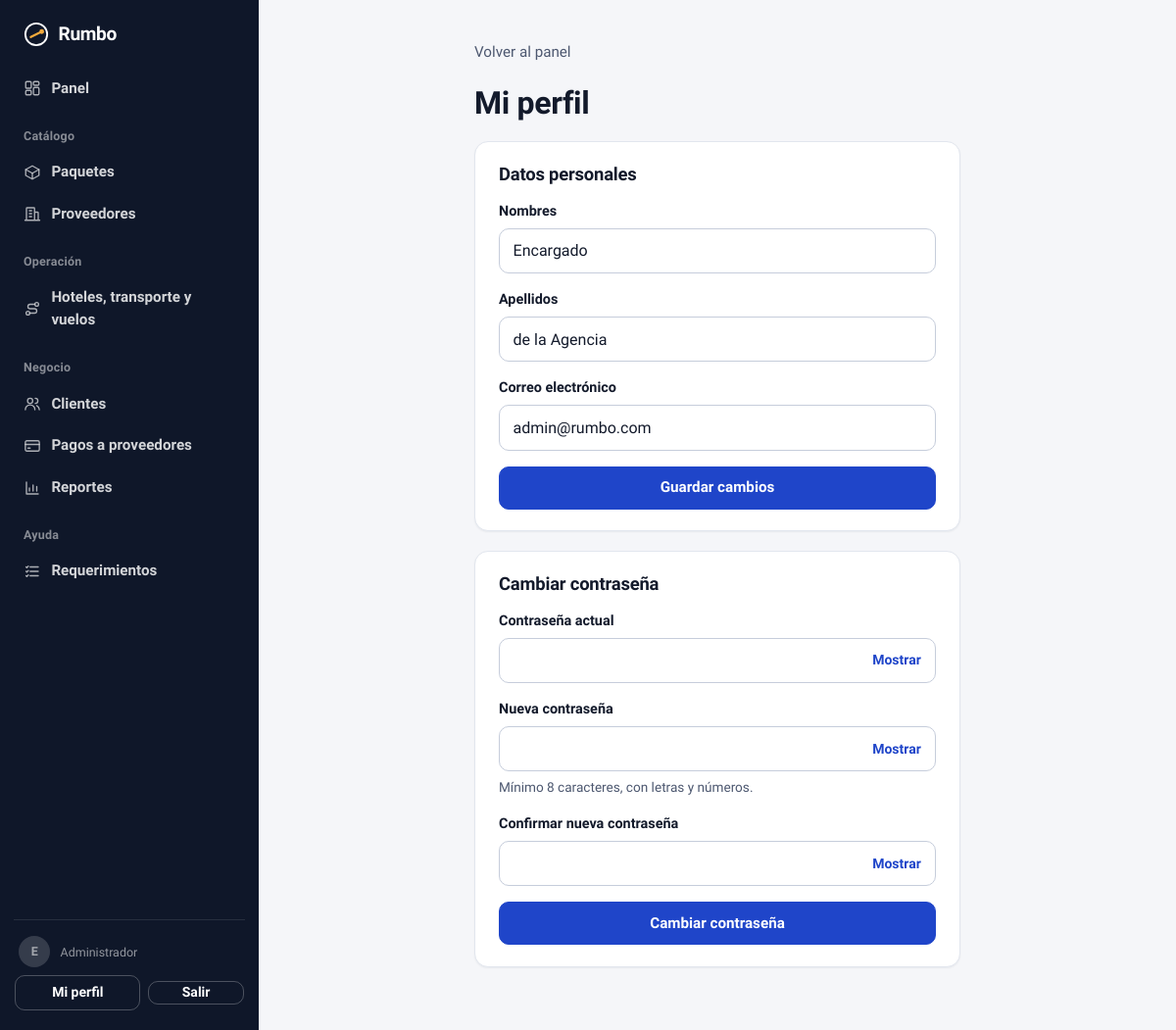
/administrador/perfil (signed in), run on the app's committed database.
### tables this page shows
CREATE TABLE usuarios (
                id            INTEGER PRIMARY KEY AUTOINCREMENT,
                nombres       TEXT NOT NULL,
                apellidos     TEXT NOT NULL,
                correo        TEXT NOT NULL UNIQUE,
                password_hash TEXT NOT NULL,
                rol           TEXT NOT NULL CHECK (rol IN ('cliente', 'administrador')),
                estado        TEXT NOT NULL DEFAULT 'activo',
                creado_en     TEXT NOT NULL DEFAULT CURRENT_TIMESTAMP
            );

### app.py (the view, shortened to what this page needs)
@app.route("/<rol>/perfil", methods=["GET", "POST"])
def perfil(rol):
    info = rol_valido(rol)
    if session.get("rol") != rol:
        flash("Inicia sesión para continuar.", "error")
        return redirect(url_for("acceso", rol=rol))
    db = get_db()
    usuario = db.execute("SELECT * FROM usuarios WHERE id = ?", (session["usuario_id"],)).fetchone()
    datos = {"nombres": usuario["nombres"], "apellidos": usuario["apellidos"], "correo": usuario["correo"]}
    errores = {}
    return render_template("perfil.html", rol=rol, r=info, datos=datos, errores=errores,
                           errores_pw={})

### app.py (called while the page is built)
def get_db():
    if "db" not in g:
        g.db = sqlite3.connect(DB_PATH)
        g.db.row_factory = sqlite3.Row
        g.db.create_function("sin_acentos", 1, sin_acentos)
    return g.db

@app.teardown_appcontext
def cerrar_db(_error=None):
    db = g.pop("db", None)
    if db is not None:
        db.close()

def token_csrf():
    if "csrf" not in session:
        session["csrf"] = secrets.token_hex(16)
    return session["csrf"]

@app.context_processor
def inyectar_notificaciones():
    if session.get("rol") == "cliente":
        fila = get_db().execute(
            "SELECT COUNT(*) AS n FROM notificaciones WHERE usuario_id = ? AND leida = 0",
            (session["usuario_id"],),
        ).fetchone()
        return {"notificaciones_sin_leer": fila["n"]}
    return {"notificaciones_sin_leer": 0}

@app.before_request
def proteger_formularios():
    if request.method == "POST":
        enviado = request.form.get("csrf_token", "").encode()
        esperado = session.get("csrf", "").encode()
        if not esperado or not hmac.compare_digest(enviado, esperado):
            abort(400)

def rol_valido(rol):
    if rol not in ROLES:
        abort(404)
    return ROLES[rol]

### templates/perfil.html (shortened to what this page needs)
{% extends "base.html" %}
{% from "_campos.html" import campo, campo_password %}
{% block rol %}{{ rol }}{% endblock %}
{% block cuerpo %}
{% if rol == 'cliente' %}
  {% include "_barra_cliente.html" %}
{% else %}
  {% include "_barra_admin.html" %}
{% endif %}
<main class="panel panel--angosto" id="contenido">
  <a class="volver" href="{{ url_for(r.panel) }}">Volver al panel</a>
  <h1>Mi perfil</h1>
  <section class="tarjeta">
    <h2>Datos personales</h2>
    <form method="post" novalidate>
      <div class="fila">
        {{ campo("nombres", "Nombres", valor=datos.nombres, error=errores.nombres, autocomplete="given-name") }}
        {{ campo("apellidos", "Apellidos", valor=datos.apellidos, error=errores.apellidos, autocomplete="family-name") }}
      </div>
      {{ campo("correo", "Correo electrónico", tipo="email", valor=datos.correo, error=errores.correo, autocomplete="email") }}
      <button class="boton" type="submit">Guardar cambios</button>
    </form>
  </section>
  <section class="tarjeta">
    <h2>Cambiar contraseña</h2>
    <form method="post" action="{{ url_for('cambiar_contrasena', rol=rol) }}" novalidate>
      {{ campo_password("actual", "Contraseña actual", error=errores_pw.actual, autocomplete="current-password") }}
      {{ campo_password("password", "Nueva contraseña", error=errores_pw.password, ayuda="Mínimo 8 caracteres, con letras y números.") }}
      {{ campo_password("confirmar", "Confirmar nueva contraseña", error=errores_pw.confirmar) }}
      <button class="boton" type="submit">Cambiar contraseña</button>
    </form>
  </section>
</main>
{% endblock %}

### templates/_campos.html (shortened to what this page needs)
{% macro campo(nombre, etiqueta, tipo="text", valor="", error="", autocomplete="off", ayuda="") %}
<div class="campo{% if error %} campo--error{% endif %}">
  <label for="{{ nombre }}">{{ etiqueta }}</label>
  <input id="{{ nombre }}" name="{{ nombre }}" type="{{ tipo }}" value="{{ valor }}"
         autocomplete="{{ autocomplete }}" required
         aria-describedby="{{ nombre }}-msg"{% if error %} aria-invalid="true"{% endif %}>
</div>
{% endmacro %}
{% macro campo_password(nombre, etiqueta, error="", autocomplete="new-password", ayuda="") %}
<div class="campo{% if error %} campo--error{% endif %}">
  <label for="{{ nombre }}">{{ etiqueta }}</label>
  <div class="campo__clave">
    <input id="{{ nombre }}" name="{{ nombre }}" type="password"
           autocomplete="{{ autocomplete }}" required
           aria-describedby="{{ nombre }}-msg"{% if error %} aria-invalid="true"{% endif %}>
    <button type="button" class="ver-clave" data-objetivo="{{ nombre }}" aria-pressed="false">Mostrar</button>
  </div>
  <p class="msg{% if error %} msg--error{% endif %}" id="{{ nombre }}-msg" aria-live="polite">{{ error or ayuda }}</p>
</div>
{% endmacro %}

### static/css/estilos.css (style rules this page uses)
:root { --tinta: #131a2b; --texto-suave: #4d5870; --papel: #f5f6f9; --blanco: #ffffff; --linea: #e2e6ee; --linea-fuerte: #c6cddb; --marca: #1f45c9; --marca-oscura: #17359b; --marca-tenue: #e9eefc; --lateral: #0f1729; --lateral-linea: rgba(255, 255, 255, .1); --sol: #f2a93b; --ok: #166a43; --ok-fondo: #e5f4ec; --aviso: #8a5200; --aviso-fondo: #fff3d9; --error: #b42318; --error-fondo: #fdecea; --radio: 10px; --radio-grande: 14px; --sombra: 0 1px 2px rgba(19, 26, 43, .06); --fuente: "Hanken Grotesk", "Segoe UI", system-ui, -apple-system, sans-serif; --ink: var(--tinta); --muted: var(--texto-suave); --line: var(--linea); --foam: var(--papel); --white: var(--blanco); --acento: var(--marca); --acento-oscuro: var(--marca-oscura); --panel: var(--lateral); --lagoon: var(--marca); --slate: var(--lateral); }
*, *::before, *::after { box-sizing: border-box; }
html { -webkit-text-size-adjust: 100%; scroll-behavior: smooth; }
body { margin: 0; font-family: var(--fuente); font-size: 1rem; line-height: 1.55; color: var(--tinta); background: var(--papel); font-variant-numeric: tabular-nums; }
h1, h2, h3 { font-family: var(--fuente); margin: 0; color: var(--tinta); letter-spacing: -.01em; line-height: 1.2; }
h1 { font-size: clamp(1.55rem, 1.2vw + 1.2rem, 2rem); font-weight: 750; }
h2 { font-size: 1.15rem; font-weight: 700; }
p { margin: 0; }
a { color: var(--marca); text-underline-offset: 3px; }
.volver { font-size: .95rem; color: var(--texto-suave); align-self: flex-start; text-decoration: none; font-weight: 500; }
form { display: flex; flex-direction: column; gap: 1rem; }
.fila { display: grid; grid-template-columns: repeat(auto-fit, minmax(13.5rem, 1fr)); gap: 1rem; align-items: end; }
.campo { display: flex; flex-direction: column; gap: .35rem; min-width: 0; }
.campo label, label.etiqueta { font-weight: 600; font-size: .9rem; color: var(--tinta); }
.campo input, .campo select, .campo textarea, textarea, .buscador select, .filtros select { width: 100%; font: inherit; color: var(--tinta); background: var(--blanco); border: 1px solid var(--linea-fuerte); border-radius: var(--radio); }
.campo input, .campo select, .buscador select, .filtros select { height: 2.9rem; padding: 0 .85rem; }
.campo__clave { position: relative; }
.campo__clave input { padding-right: 5.2rem; }
.ver-clave { position: absolute; right: .35rem; top: 50%; transform: translateY(-50%); border: 0; background: transparent; color: var(--marca); font: inherit; font-weight: 600; font-size: .875rem; cursor: pointer; padding: .4rem .6rem; border-radius: 8px; }
.msg { font-size: .85rem; color: var(--texto-suave); }
.boton { display: inline-flex; align-items: center; justify-content: center; gap: .4rem; height: 2.75rem; padding: 0 1.2rem; font: inherit; font-weight: 650; font-size: .95rem; color: #fff; background: var(--marca); border: 1px solid var(--marca); border-radius: var(--radio); cursor: pointer; text-decoration: none; white-space: nowrap; transition: background .15s, border-color .15s; }
body:has(> .barra--lateral) { padding-left: 16.5rem; }
.panel { max-width: 68rem; margin: 0 auto; padding: clamp(1.5rem, 3.5vw, 2.75rem) clamp(1rem, 4vw, 2.5rem) 4rem; display: flex; flex-direction: column; gap: 1.25rem; }
.panel--angosto { max-width: 36rem; }
.panel h2 { margin-top: .5rem; }
.tarjeta { display: flex; flex-direction: column; gap: 1rem; background: var(--blanco); border: 1px solid var(--linea); border-radius: var(--radio-grande); padding: 1.35rem 1.5rem; box-shadow: var(--sombra); min-width: 0; }
.tarjeta h2 { margin: 0; display: flex; align-items: baseline; gap: .6rem; flex-wrap: wrap; }

### data on the page
usuarios: nombres "Encargado", apellidos "de la Agencia", correo "admin@rumbo.com"

### other printed values
{{ app_nombre }} "Rumbo"
{{ session.nombre[:1] | upper }} "E"
{{ etiqueta }} "Nombres Apellidos Correo electrónico"
{{ etiqueta }} "Contraseña actual Nueva contraseña Confirmar nueva contraseña"
{{ error or ayuda }} "Mínimo 8 caracteres, con letras y números."
